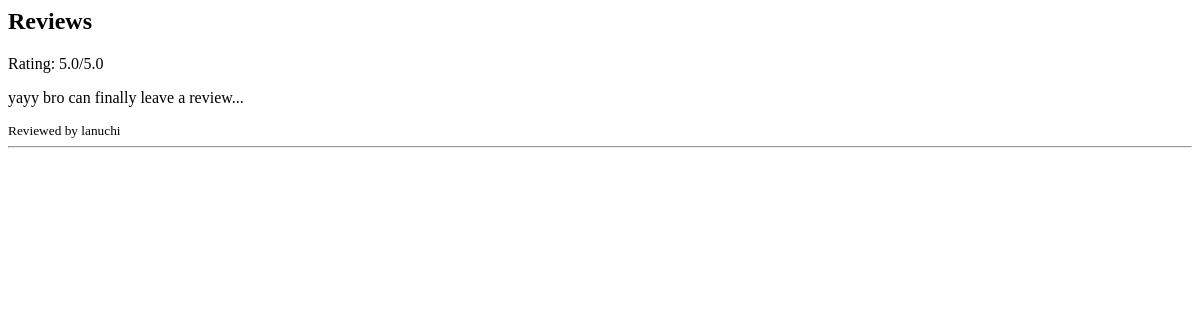
/users/reviews/13/, run on an earlier commit of the app's database.
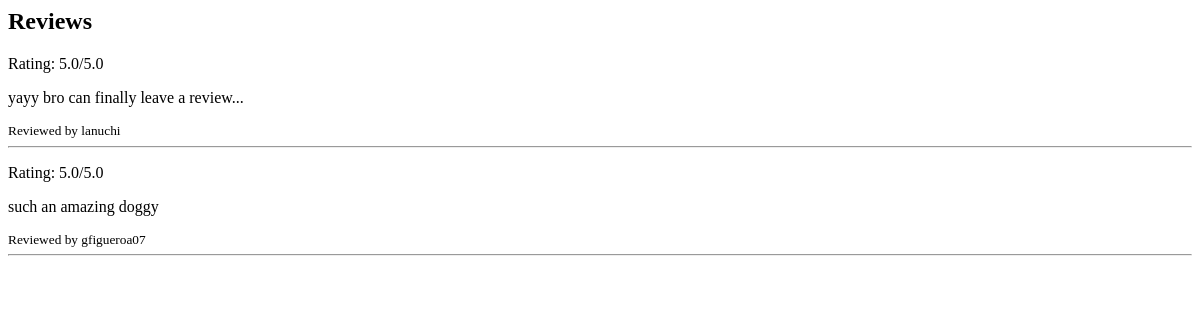
And on a later commit of the database.
### users/models.py (models this page shows, shortened)
class Review(models.Model):
    review_to_profile = models.ForeignKey(Profile, on_delete=models.CASCADE, related_name='reviews_written')
    review_by_profile = models.ForeignKey(Profile, on_delete=models.CASCADE, related_name='reviews_received')
    images = models.ImageField(upload_to='review_pics/', blank=True, null=True)
    rating = models.FloatField(validators=[
        MinValueValidator(1),
        MaxValueValidator(5),
    ])
    comment = models.TextField(blank=True)
    created_at = models.DateTimeField(auto_now_add=True)
    class Meta:
        constraints = [
            models.UniqueConstraint(
                fields=['review_by_profile', 'review_to_profile'],
                name='one_review_per_user_per_profile'
            )
        ]

class Profile(models.Model):
    user = models.OneToOneField(User, on_delete=models.CASCADE)
    profile_name = models.CharField(max_length=30, unique=False, blank=True, null=False)
    profile_picture = models.ImageField(upload_to='profile_pics/', blank=True, null=True)
    location = models.TextField(blank=False)
    description = models.TextField(blank=True)
    avg_review_score = models.FloatField(default=0.0)
    skills = models.TextField(blank=True)
    resume = models.FileField(upload_to='resumes/', blank=True, null=True)

### users/views.py (the view)
# urls.py: path('reviews/<int:profile_id>/', views.reviews_page, name='reviews'),
def reviews_page(request, profile_id):
    profile = get_object_or_404(Profile, id=profile_id)
    reviews = Review.objects.filter(review_to_profile=profile)
    return render(request, 'users/reviews_page.html', {'profile': profile, 'reviews': reviews})

### users/templates/users/reviews_page.html (shortened to what this page needs)
<h2>Reviews</h2>
{% if reviews %}
    {% for review in reviews %}
        <div class="review">
            <p>Rating: {{ review.rating }}/5.0</p>
            <p>{{ review.comment }}</p>
            <small>
                Reviewed by {{ review.review_by_profile.user.username }}
                <hr>
            </small>
        </div>
    {% endfor %}
{% else %}
    <p>No reviews yet.</p>
{% endif %}

What changed in the data, as far as the page shows it:
added Review: rating "5.0", comment "such an amazing doggy", review_by_profile.user.username "gfigueroa07"
